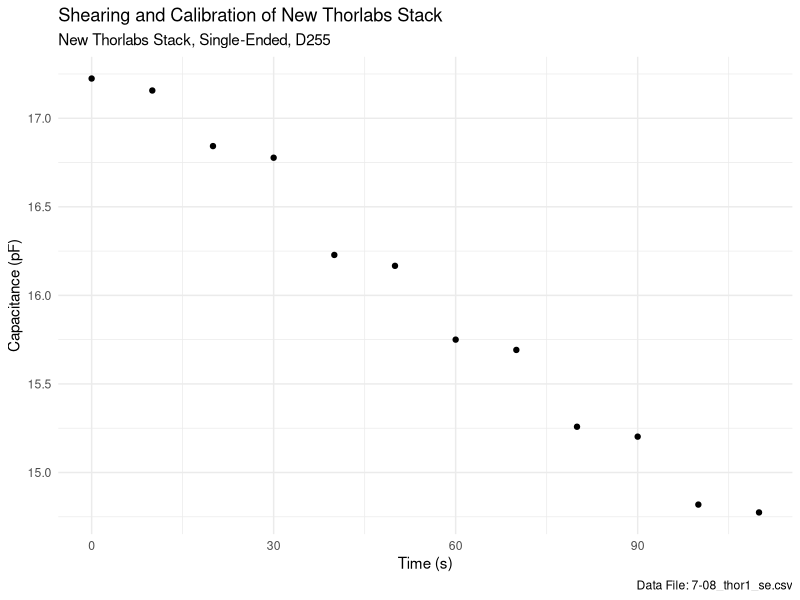

Source code (R): (Note: this script raises an error after producing the figure.)
library(tidyverse)
library(ggthemes)

setwd("~/hoffman/capacitance/capacitance_sensing/rscripts")

quick_data <- read_csv("../csv_files/7-08_thor1_se.csv",
                       col_names = c("distance", "raw", "batch", "capacitance"))

quick_data %>% 
  group_by(distance, batch) %>%
  summarize(avg_cap = mean(capacitance), 
            avg_raw = mean(raw),stdev =sd(capacitance), count = n()) %>%
  filter(count>1) %>% 
  ungroup() %>%
  # mutate(voltage = as.factor(ifelse(7>batch, "0V", 
  #                                   ifelse(batch>12, "0V", "175V")))) %>% 
  # mutate(voltage = as.factor(((batch-1)%%2)*175)) %>% 
  # ggplot(aes(distance, avg_cap/10^6, color = voltage))+
  ggplot(aes(10*(batch-1), avg_cap))+
  geom_point()+
  # geom_errorbar(aes(ymin=(avg_cap-2*stdev), ymax=(avg_cap+2*stdev)), width=.2)+
  labs(title = "Shearing and Calibration of New Thorlabs Stack",
       subtitle ="New Thorlabs Stack, Single-Ended, D255",
       caption ="Data File: 7-08_thor1_se.csv",
       x = "Time (s)",
       y = "Capacitance (pF)")+
  # geom_smooth(method = "lm")+
  theme_minimal()

coef(lm(theory_sep~distance, temp))[["distance"]]
